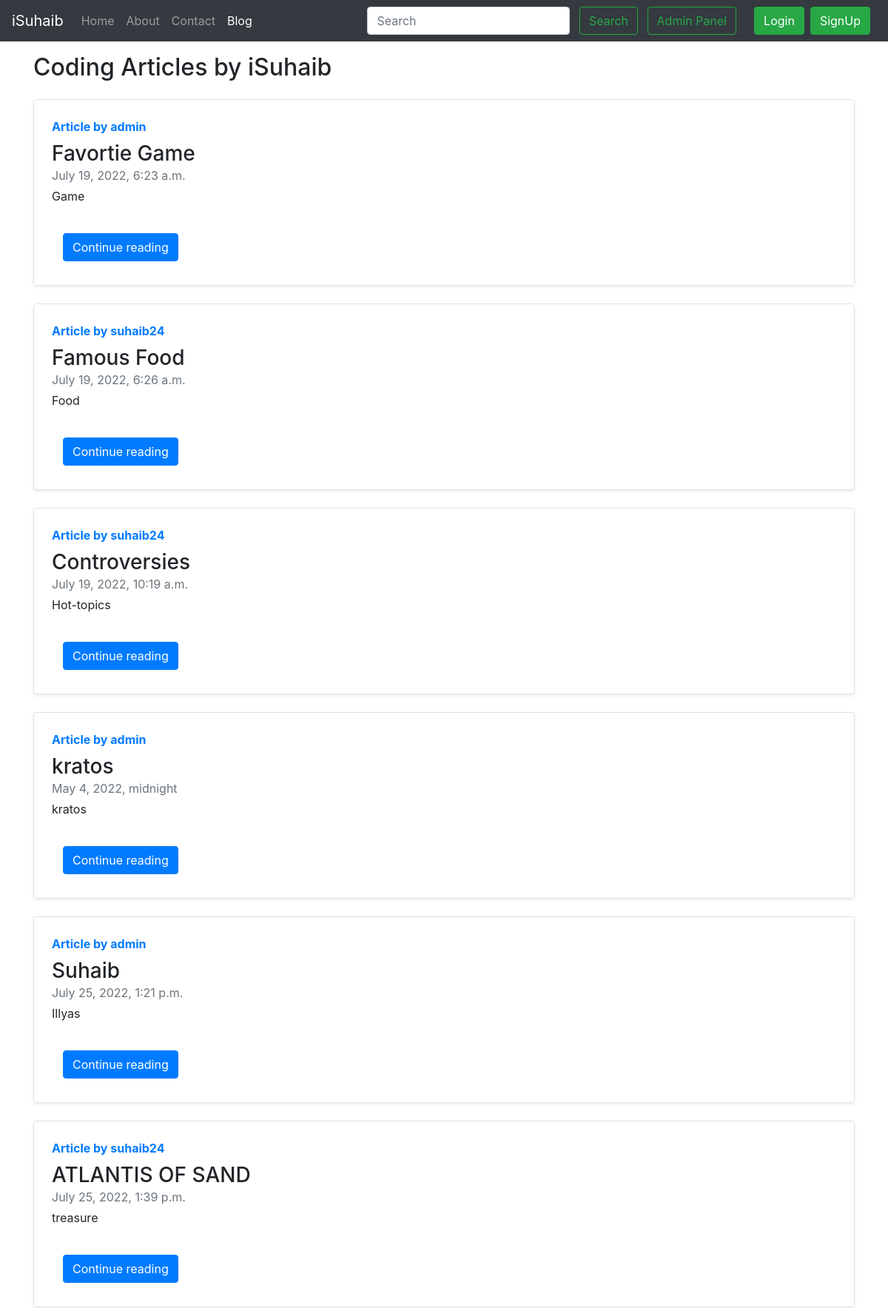
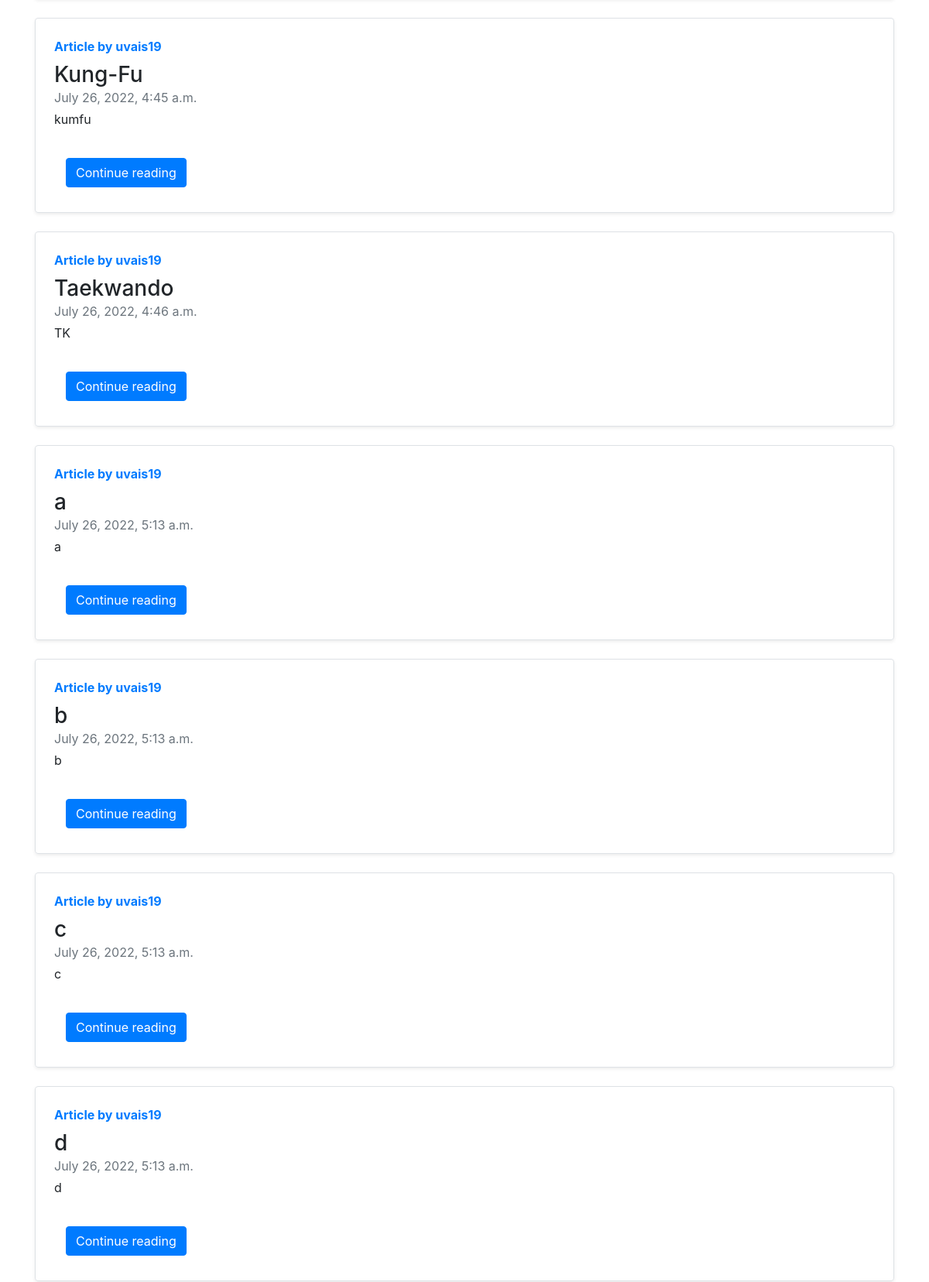
Screenshot of /blog/ (upper part) with the database file from the repository (2 pictures, top to bottom).
### blog/models.py (models this page shows, shortened)
class Post(models.Model):
    id=models.AutoField(primary_key=True)
    title=models.CharField(max_length=255)
    user=models.ForeignKey(User, on_delete=models.CASCADE, default=0)
    slug=models.CharField(max_length=130)
    timeStamp=models.DateTimeField(blank=True, default=now)
    content=models.TextField()
    img = models.ImageField(upload_to='static', default=0)

### blog/views.py (the view)
# urls.py: path('', views.blogHome, name="bloghome"),
def blogHome(request):
    allPosts= Post.objects.all()
    context={'allPosts': allPosts,}
    return render(request, "blog/blogHome.html", context)

### templates/blog/blogHome.html (shortened to what this page needs)
{% extends 'base.html' %}
{% block blogactive %} active {% endblock blogactive %}
{% block body %}
<div class="container my-3 ">
    <h2>Coding Articles by iSuhaib</h2>
    {% for post in allPosts  %}
    <div class="row no-gutters border rounded overflow-hidden flex-md-row mb-4 shadow-sm h-md-250 my-4 position-relative">
        <div class="col p-4 d-flex flex-column position-static">
            <strong class="d-inline-block mb-2 text-primary">Article  by {{post.user}}</strong>
            <h3 class="mb-0">{{post.title}}</h3>
            <div class="mb-1 text-muted">{{post.timeStamp}}</div>
            <p class="card-text mb-auto">{{post.slug| truncatechars:500}}</p>
            <div class="container">
            <div class="my-2">
            	<a href="/blog/{{post.slug}}" role="button" class="btn btn-primary">Continue reading</a>
            </div>
        </div>
        </div>
        <div class="col-auto d-none d-lg-block">
            <svg class="bd-placeholder-img" width="200" height="250" xmlns="http://www.w3.org/2000/svg" preserveAspectRatio="xMidYMid slice" focusable="false" role="img" aria-label="Placeholder: Thumbnail">
                <title>Placeholder</title>
                {% comment %} <img src={{post.img.url}}><rect width="100%" height="100%" fill="#55595c"></rect><text x="50%" y="50%" fill="#eceeef" dy=".3em"></text> {% endcomment %}
            </svg>
        </div>
        </div>
        {% endfor %}
</div>
 {% endblock %}

### rows the page displays
Post: user "admin", title "Favortie Game", timeStamp "July 19, 2022, 6:23 a.m.", slug "Game"
Post: user "suhaib24", title "Famous Food", timeStamp "July 19, 2022, 6:26 a.m.", slug "Food"
Post: user "suhaib24", title "Controversies", timeStamp "July 19, 2022, 10:19 a.m.", slug "Hot-topics"
Post: user "admin", title "kratos", timeStamp "May 4, 2022, midnight", slug "kratos"
Post: user "admin", title "Suhaib", timeStamp "July 25, 2022, 1:21 p.m.", slug "Illyas"
Post: user "suhaib24", title "ATLANTIS OF SAND", timeStamp "July 25, 2022, 1:39 p.m.", slug "treasure"
Post: user "uvais19", title "Kung-Fu", timeStamp "July 26, 2022, 4:45 a.m.", slug "kumfu"
Post: user "uvais19", title "Taekwando", timeStamp "July 26, 2022, 4:46 a.m.", slug "TK"
Post: user "uvais19", title "a", timeStamp "July 26, 2022, 5:13 a.m.", slug "a"
Post: user "uvais19", title "b", timeStamp "July 26, 2022, 5:13 a.m.", slug "b"
Post: user "uvais19", title "c", timeStamp "July 26, 2022, 5:13 a.m.", slug "c"
Post: user "uvais19", title "d", timeStamp "July 26, 2022, 5:13 a.m.", slug "d"
